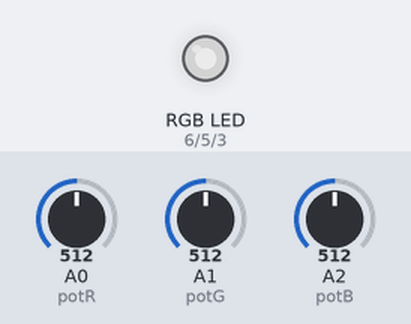
A sketch run on a simulated Arduino Uno, built with avr-gcc and run on an emulated ATmega328P. Shown: an RGB LED mixed from three pins (HIGH = lit). The test bench sets the inputs (shaded band); at power-on: A0 (potR) = 512, A1 (potG) = 512, A2 (potB) = 512. Dim RGB values are drawn brighter than linear.

Above: at 1.2 s.
1.3 s: A0 (potR) set to 716
At 2.4 s:
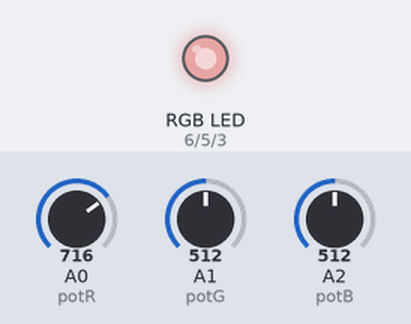
2.8 s: A1 (potG) set to 716
At 3.6 s:
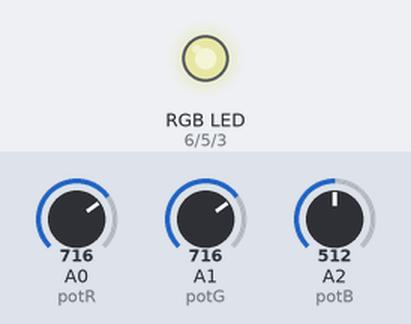
4.3 s: A2 (potB) set to 716
At 4.8 s:
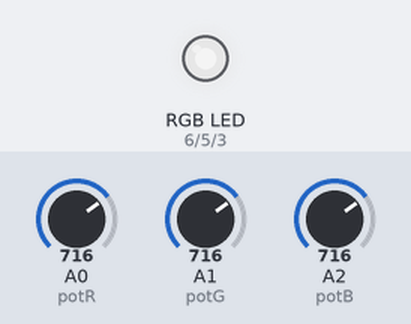
5.8 s: A0 (potR) set to 900
At 7.0 s:
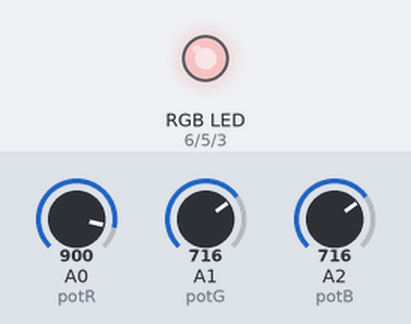
7.3 s: A1 (potG) set to 900
At 8.5 s:
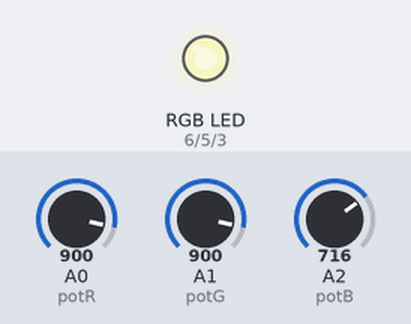
8.8 s: A2 (potB) set to 900
At 9.3 s:
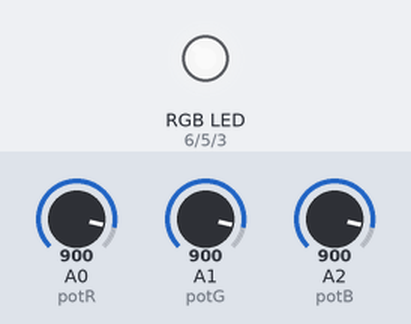
Timing chart, 0 to 11.3 s (numbered marks = the images above; inputs shaded):
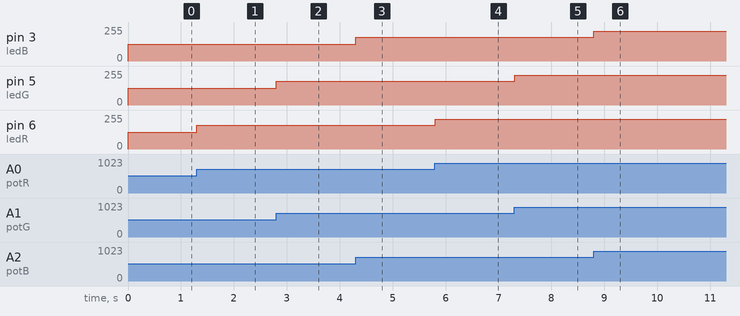

Measured:
- after the input at 1.3 s, pin 6 (ledR): 127/255 → 178/255 at once
- after the input at 2.8 s, pin 5 (ledG): 127/255 → 178/255 at once
- after the input at 4.3 s, pin 3 (ledB): 127/255 → 178/255 at once
- after the input at 5.8 s, pin 6 (ledR): 178/255 → 224/255 at once
- after the input at 7.3 s, pin 5 (ledG): 178/255 → 224/255 at once
- after the input at 8.8 s, pin 3 (ledB): 178/255 → 224/255 at once

The sketch:

led_rgb_com_potenciometro.ino
```cpp
const int ledR = 6;
const int ledG = 5;
const int ledB = 3;

const int potR = A0;
const int potG = A1;
const int potB = A2;

void setup() {
  pinMode(potR, INPUT);
  pinMode(potG, INPUT);
  pinMode(potB, INPUT);
  pinMode(ledR, OUTPUT);
  pinMode(ledG, OUTPUT);
  pinMode(ledB, OUTPUT);
  Serial.begin(9600);
}

void loop() {
  analogWrite(6, map(analogRead(A0), 0, 1023, 0, 255));
  analogWrite(5, map(analogRead(A1), 0, 1023, 0, 255));
  analogWrite(3, map(analogRead(A2), 0, 1023, 0, 255));
  delay(10);
}
```
